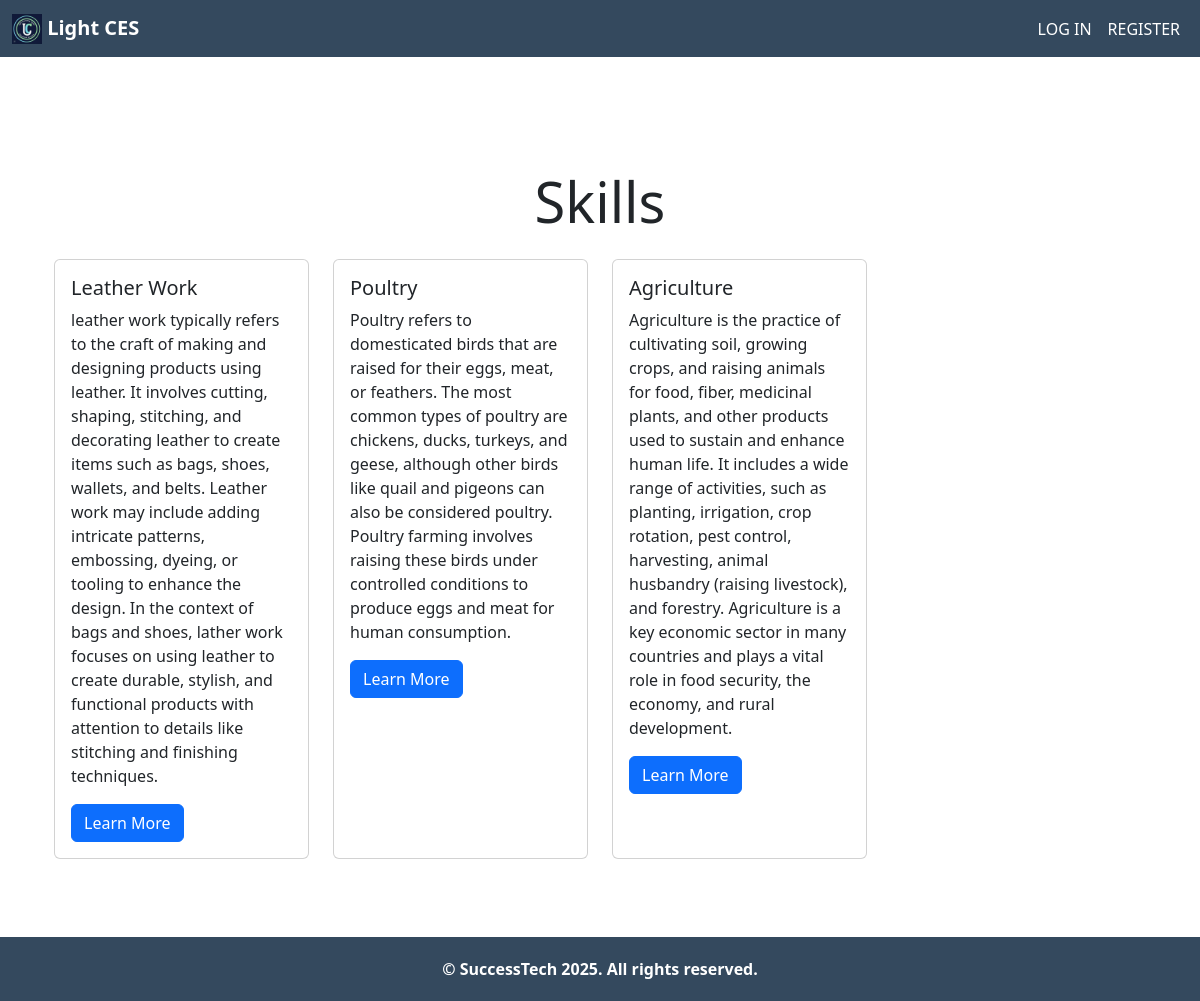
The app's page /courses/courses/ with its own data.
### courses/models.py (models this page shows, shortened)
class Course(models.Model):
    title = models.CharField(max_length=100)
    description = models.TextField()
    staff = models.ForeignKey(User, on_delete=models.SET_NULL, null=True)
    created_at = models.DateTimeField(auto_now_add=True)

### courses/views.py (the view)
# urls.py: path('courses/', views.courses, name='courses'),  # View to list all courses
def courses(request):
    courses = Course.objects.all()
    return render(request, "courses/courses.html", {"courses": courses})

### courses/templates/courses/courses.html
{% extends 'main/base.html' %}
{% block content %}
<div class="container py-5">
    <div class="text-center mb-4">
        <h1 class="display-4">Skills</h1>
    </div>
    {% if courses %}
        <div class="row row-cols-1 row-cols-sm-2 row-cols-md-3 row-cols-lg-4 g-4">
            {% for course in courses %}
            <div class="col">
                <div class="card h-100">
                    <div class="card-body">
                        <h5 class="card-title">{{ course.title|title }}</h5>
                        <p class="card-text">{{ course.description }}</p>
                        <a href="{% url 'main:courses:course_detail' course.id %}" class="btn btn-primary">Learn More</a>
                    </div>
                </div>
            </div>
            {% endfor %}
        </div>
    {% else %}
        <p class="text-center">No skill added yet.</p>
    {% endif %}
</div>
{% endblock %}

### main/templates/main/base.html (shortened to what this page needs)
{% load django_bootstrap5 %}
{% load static %}
<!DOCTYPE html>
<html lang="en">
<head>
    <link rel="stylesheet" href="{% static 'css/styles.css' %}">
    {% bootstrap_css %}
</head>
<body>
    <nav class="navbar navbar-expand-lg navbar-dark fixed-top"">
        <div class="container-fluid">
            <a class="navbar-brand" href="{% url 'main:home' %}">
                <img src="{% static 'images/logo1.jpg' %}" alt="Logo" class="d-inline-block align-text-top" style="height: 30px;">
                Light CES
            </a>
            <div class="collapse navbar-collapse" id="navbar">
                <ul class="navbar-nav ms-auto">
                    {% if user.is_authenticated %}
                        <li class="nav-item">
                            <a class="nav-link" href="{% url 'main:home' %}">Home</a>
                        </li>
                        <li class="nav-item">
                            <a class="nav-link" href="{% url 'main:about' %}">About Us</a>
                        </li>
                        <li class="nav-item">
                            <a class="nav-link" href="{% url 'main:courses:courses' %}">Skills</a>
                        </li>
                        <li class="nav-item">
                            <a class="nav-link">Hello, {{ user.username|title }}.</a>
                        </li>
                        <li class="nav-item">
                            <a class="nav-link" href="{% url 'users:logout' %}">Log out</a>
                        </li>
                    {% else %}
                        <li class="nav-item">
                            <a class="nav-link" href="{% url 'users:login' %}">Log in</a>
                        </li>
                        <li class="nav-item">
                            <a class="nav-link" href="{% url 'users:register' %}">Register</a>
                        </li>
                    {% endif %}
                </ul>
            </div>
        </div>
    </nav>
    <main>
        <div class="container">
            {% block content %}{% endblock content %}
        </div>
    </main>
    <footer>
        <p>&copy; SuccessTech 2025. All rights reserved.</p>
    </footer>
</body>
</html>

### static/css/styles.css (style rules this page uses)
.navbar-brand { font-weight: bold; }
.nav-link { color: #FFF !important; font-weight: bold; text-transform: uppercase; text-decoration: none; }
.navbar-dark, footer { background-color: #34495e }
main { flex-grow: 1; }
html, body { height: 100%; margin: 0; display: flex; flex-direction: column; padding-top: 60px; }
.container { flex: 1; padding-bottom: 30px; }
footer { color: white; text-align: center; font-weight: bold; padding: 20px; width: 100%; margin-top: auto; }
footer p { margin: 0; }

### main/templates/main/base.html (style rules this page uses)
.card { overflow: hidden; }

### records on screen
Course: title "Leather Work", description "leather work typically refers to the craft of making and designing products using leather. It involves cutting, shaping, stitching, and decorating leather to create items such as bags, shoes, wallets, and belts. Leather work may include adding intricate patterns, embossing, dyeing, or tooling to enhance the design. In the context of bags and shoes, lather work focuses on using leather to create durable, stylish, and functional products with attention to details like stitching and finishing techniques."
Course: title "Poultry", description "Poultry refers to domesticated birds that are raised for their eggs, meat, or feathers. The most common types of poultry are chickens, ducks, turkeys, and geese, although other birds like quail and pigeons can also be considered poultry. Poultry farming involves raising these birds under controlled conditions to produce eggs and meat for human consumption."
Course: title "Agriculture", description "Agriculture is the practice of cultivating soil, growing crops, and raising animals for food, fiber, medicinal plants, and other products used to sustain and enhance human life. It includes a wide range of activities, such as planting, irrigation, crop rotation, pest control, harvesting, animal husbandry (raising livestock), and forestry. Agriculture is a key economic sector in many countries and plays a vital role in food security, the economy, and rural development."
